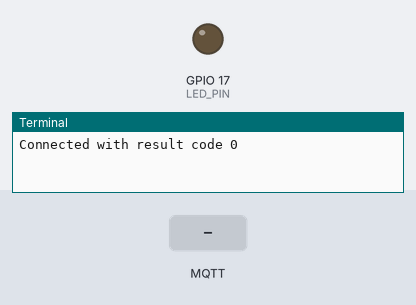
The program below on a simulated Raspberry Pi (BCM pin numbers). Shown: output pins drawn as LEDs (lit = HIGH), the last lines printed to the terminal. The test bench sets the inputs (shaded band). No MQTT or app messages arrive unless stated.

Above: at 1.3 s.
1.4 s: MQTT message "on" arrives on the first subscribed topic
At 2.6 s:
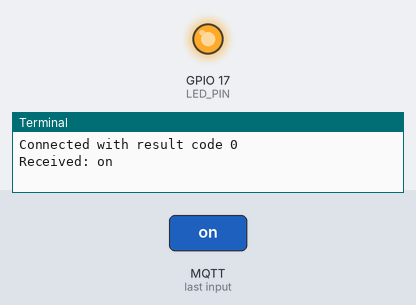
2.9 s: MQTT message "off" arrives on the first subscribed topic
At 3.9 s:
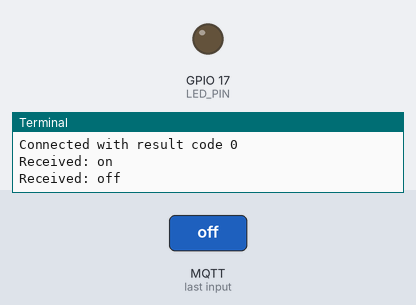
Timing chart, 0 to 5.9 s (numbered marks = the images above; inputs shaded):
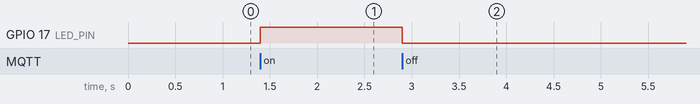

Measured:
- after the input at 1.4 s, GPIO 17 (LED_PIN): LOW → HIGH at once
- after the input at 2.9 s, GPIO 17 (LED_PIN): HIGH → LOW at once

The program:

website.py
```python
##
# Create a directory in /home/pi for this project.create python file - led_mqtt.py

# Program to test publisher - subscriber model to control RPi GPIO
# Code -

import paho.mqtt.client as mqtt
import RPi.GPIO as GPIO

LED_PIN = 17

# Setup GPIO
GPIO.setmode(GPIO.BCM)
GPIO.setwarnings(False)
GPIO.setup(LED_PIN, GPIO.OUT)

# MQTT callbacks
def on_connect(client, userdata, flags, rc):
    print(f"Connected with result code {rc}")
    client.subscribe("/home/led", qos=1)

def on_message(client, userdata, msg):
    message = msg.payload.decode()
    print(f"Received: {message}")
    if message.lower() == "on":
        GPIO.output(LED_PIN, GPIO.HIGH)
    elif message.lower() == "off":
        GPIO.output(LED_PIN, GPIO.LOW)

# MQTT client setup
client = mqtt.Client()
client.on_connect = on_connect
client.on_message = on_message

client.connect("localhost", 1883, 60)

# Run forever
try:
    client.loop_forever()
except KeyboardInterrupt:
    GPIO.cleanup()
    print("\nClean Exit")


## flask

# Create flask application
# Python code -

from flask import Flask, render_template, request, redirect
import paho.mqtt.publish as publish

app = Flask(__name__)

MQTT_BROKER = "localhost"
MQTT_TOPIC = "home/led"

@app.route('/')
def index():
    return render_template('index.html')

@app.route('/led/<state>')
def led_control(state):
    if state in ['on', 'off']:
        publish.single(MQTT_TOPIC, payload=state, hostname=MQTT_BROKER)
    return redirect('/')

if __name__ == '__main__':
    app.run(host='0.0.0.0', port=5000)

# Create HTML template
# In /home/pi/templates, create a file index. html. Write following -

# <!DOCTYPE html>
# <html>
# <head>
#     <title>LED Control</title>
# </head>
# <body style="text-align:center; font-family:sans-serif;">
#     <h1>LED Control Panel</h1>
#     <form action="/led/on">
#         <button type="submit" style="padding:20px; font-size:20px;">Turn LED ON</button>
#     </form>
#     <br>
#     <form action="/led/off">
#         <button type="submit" style="padding:20px; font-size:20px;">Turn LED OFF</button>
#     </form>
# </body>
# </html>
```
